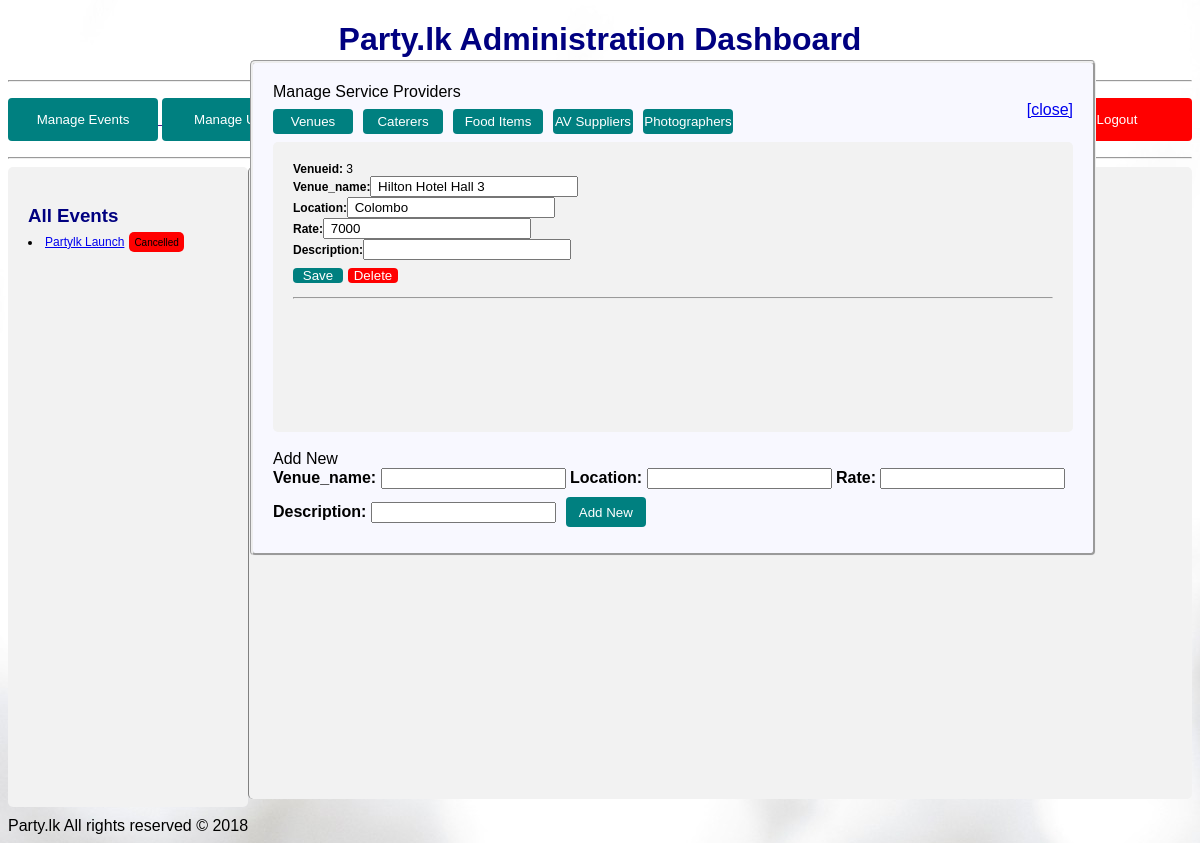
The page /pages/admin.php?eventid=0&edit_sup=venues (signed in) on the database its author committed.
### tables this page shows
CREATE TABLE `event` (
  `eventid` int(10) NOT NULL,
  `event_name` varchar(255) NOT NULL,
  `location` text NOT NULL,
  `date` varchar(255) NOT NULL,
  `start` varchar(255) NOT NULL,
  `end` varchar(255) NOT NULL,
  `userid` int(11) DEFAULT NULL,
  `status` int(11) NOT NULL,
  `payment` int(11) NOT NULL
);

CREATE TABLE `venues` (
  `venueid` int(11) NOT NULL,
  `venue_name` text NOT NULL,
  `location` text NOT NULL,
  `rate` int(11) NOT NULL,
  `description` text NOT NULL
);

### server/admin.php (the view, shortened to what this page needs)
<?php
require('connection.php');
function get_event_admin(){
    global $db;
    $query = "SELECT * FROM event WHERE userid LIKE '%' ";
    $result = mysqli_query($db,$query);
        while ($event = mysqli_fetch_assoc($result)){
            $eventpath = "admin.php?eventid=".$event['eventid'];
            $status = $event['status'];
            echo "<li> <a href='$eventpath'>",$event['event_name'], "</a>";
            if($status==1){
                echo '<div style="display:inline-block; margin:5px;;height:10px;font-size:10px;" class="label_completed">Completed</div>';
                }
                elseif($status==0){
                    echo '<div style="display:inline-block; margin:5px;;height:10px;font-size:10px;" class="label_pending">Pending</div>';
                }
                else{
                    echo '<div style="display:inline-block; margin:5px;;height:10px;font-size:10px;" class="label_cancelled">Cancelled</div>';
                }
                echo '</li>';
        }
}
function get_all($table){
    global $db;
    $query = "SELECT * FROM $table";
    $result =array_keys(mysqli_fetch_array(mysqli_query($db,$query)));
    $id = $result[1];
    $query = "SELECT * FROM $table WHERE $id <> 1";
    $result =mysqli_query($db,$query);
    while($line = mysqli_fetch_assoc($result)) {
        echo '<form action="../server/admin.php" method="POST">';
        $columnarray = array_keys($line);
        echo '<b>'.ucwords($columnarray[0]).':</b> ';
        echo $line[$columnarray[0]];
        echo '<br>';
        for($i=1; $i< count($columnarray);$i++){
            echo '<b>'.ucwords($columnarray[$i]);
            echo ':</b><input  style="width:200px"   value=" ';
            echo $line[$columnarray[$i]];
            echo '" name="';
            echo $columnarray[$i];
            echo'"><br>';
        }
        echo '<input style="height:15px;width:50px;padding:0px;" type="submit" value="Save" name="sup_edit">';
        echo'<input style="margin-left:5px;height:15px;width:50px;padding:0px;background-color:red" type="submit" value="Delete" name="sup_del">';
        echo '</form><hr>';
    }
}
function insert_form($table){
    global $db;
    $query = "SELECT * FROM $table";
    $result = mysqli_fetch_assoc(mysqli_query($db,$query));
    $keys = array_keys($result);
    echo '<form action="../server/admin.php" method="POST">';
    for($i=1; $i< count($keys);$i++){
        echo '<b> '. ucwords($keys[$i]).': </b>';
        echo '<input name="';
        echo $keys[$i];
        echo '">';
    }
    echo '<input type="submit" style="margin-left:10px;height:30px;width:80px;padding:0px;" name="add_sup" value="Add New">';
}
?>

### assets/css/styles.css (style rules this page uses)
body { font-family: 'Gill Sans', 'Gill Sans MT', Calibri, 'Trebuchet MS', sans-serif; }
input[type=submit] { width: 100%; background-color: #4CAF50; color: white; padding: 14px 20px; margin: 8px 0; border: none; border-radius: 4px; cursor: pointer; }
div { border-radius: 5px; background-color: #f2f2f2; padding: 20px; }
.label_cancelled { background-color:red; display: inline; padding: 5px; font-size: 12px; }

### pages/admin.php (style rules this page uses)
input[type=submit] { width: 100%; background-color: #008080; color: white; padding: 14px 20px; margin: 8px 0; border: none; border-radius: 4px; cursor: pointer; text-align:center; }

### rows shown on the page
event: event_name "Partylk Launch", status "Cancelled"
venues: columnarray "Venueid", venueid "3", i "Venue_name", venue_name "Hilton Hotel Hall 3", i "Location", location "Colombo", i "Rate", rate "7000", i "Description"

### other values the page prints
$keys[$i] "Venue_name"
$keys[$i] "Location"
$keys[$i] "Rate"
$keys[$i] "Description"
